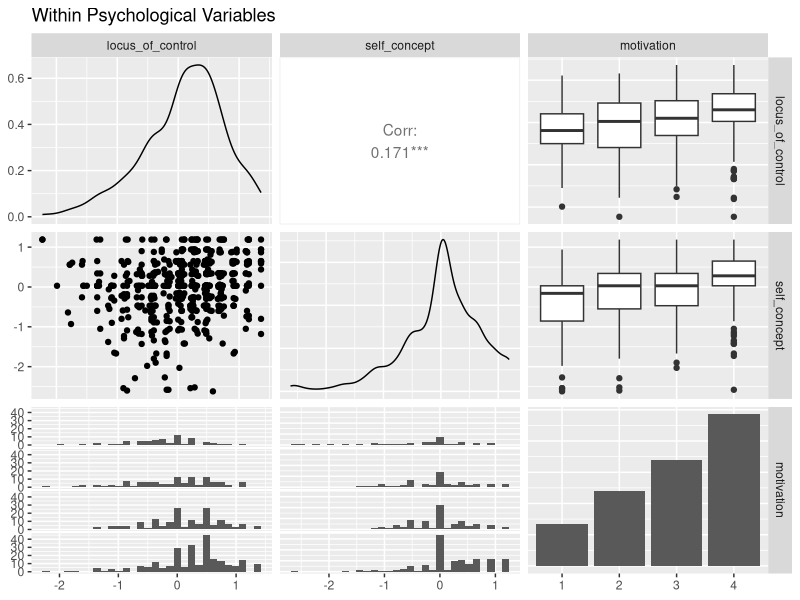
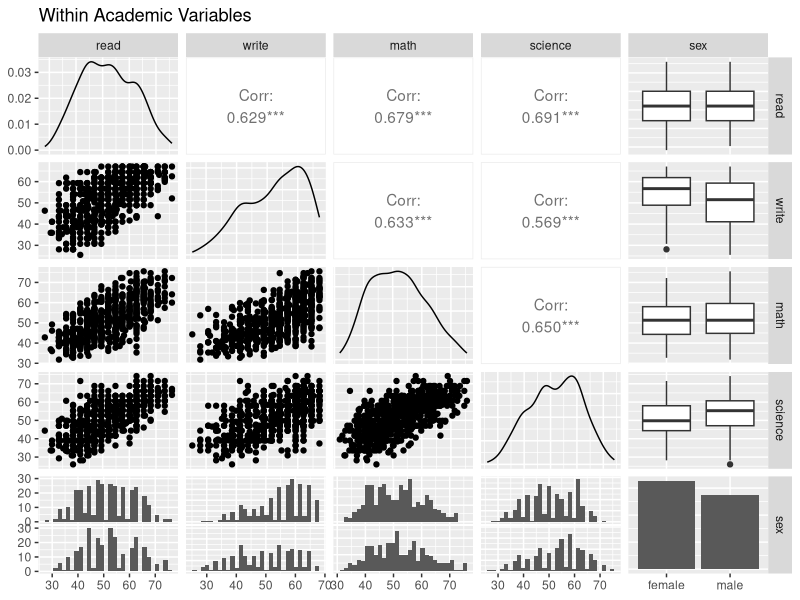
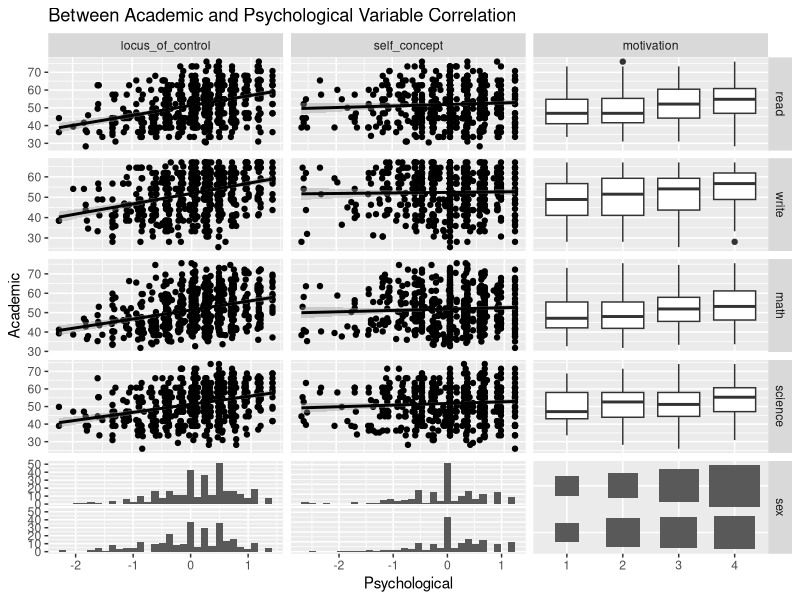
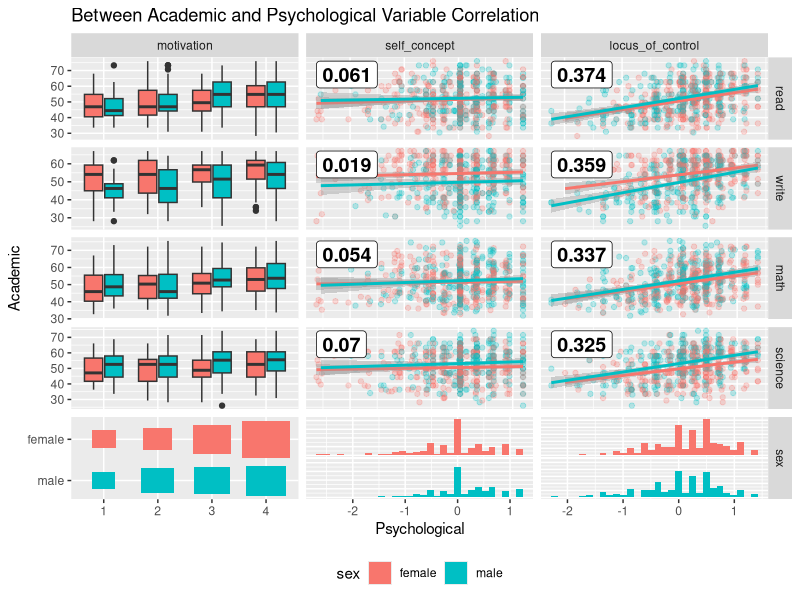
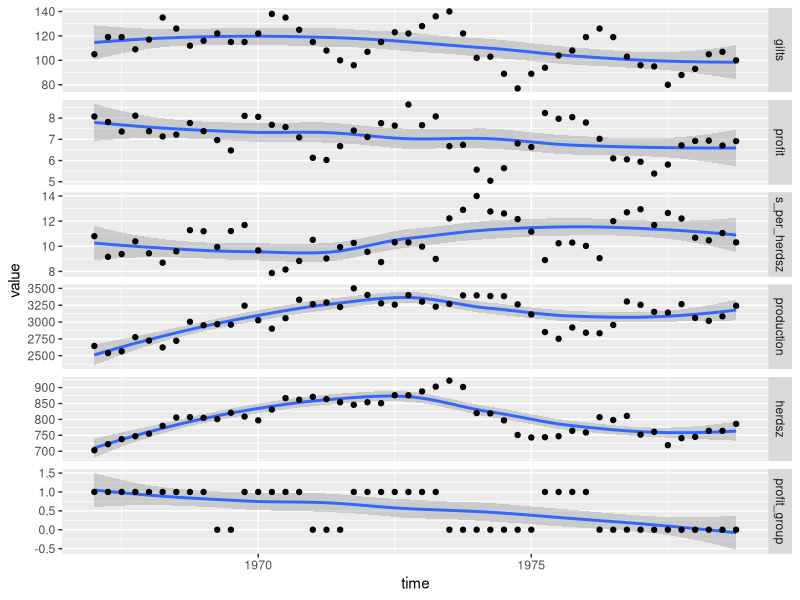
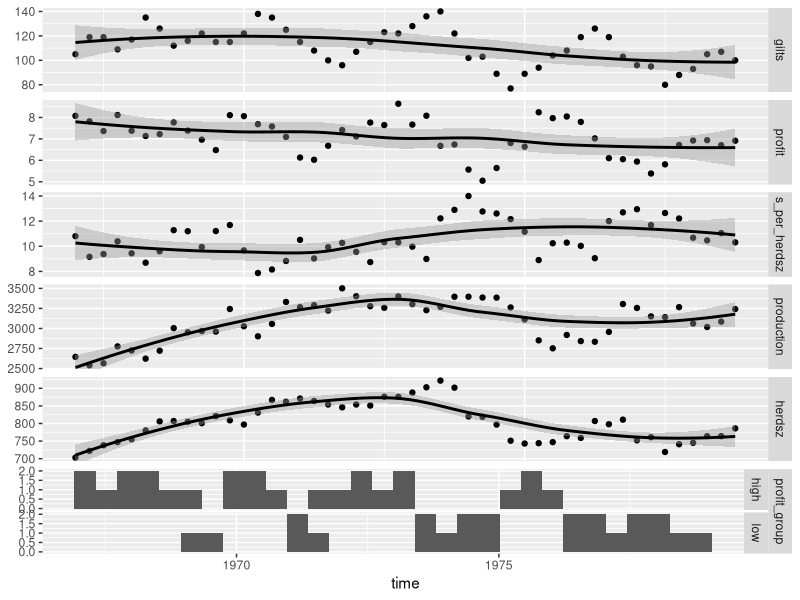
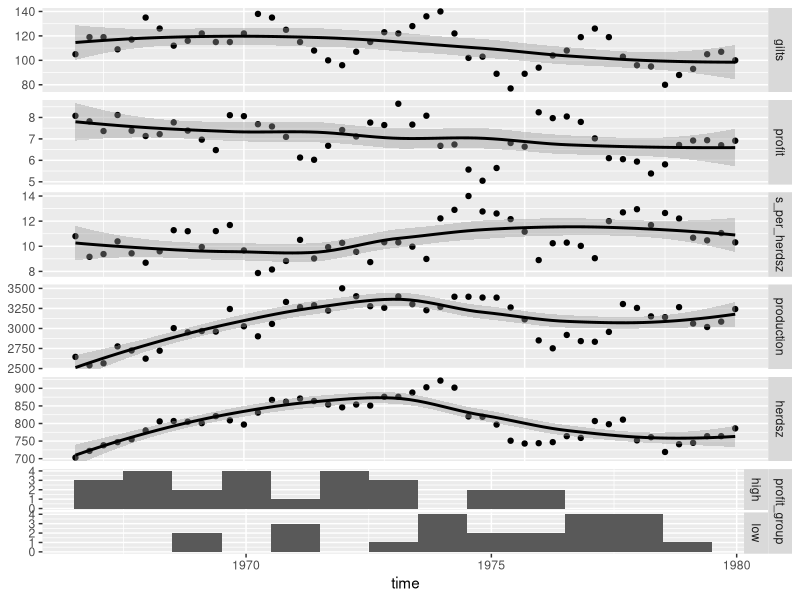
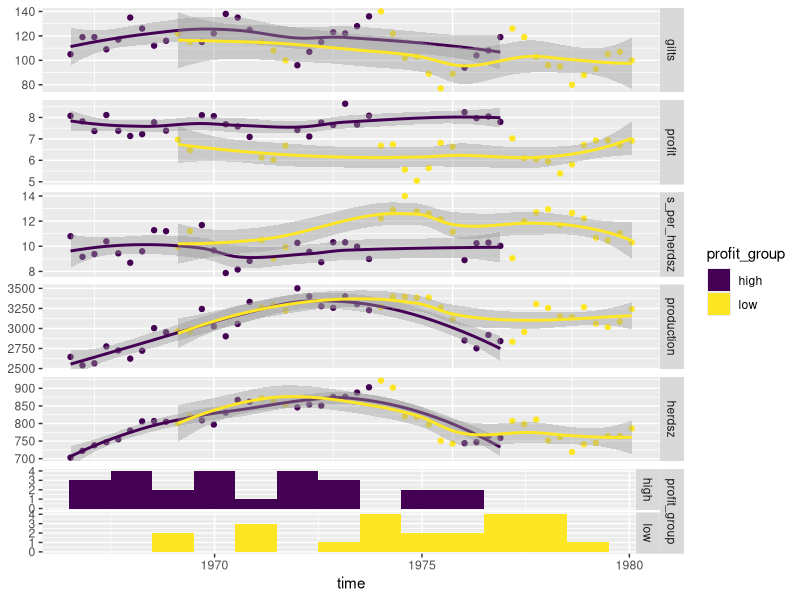

Write R code to recreate these figures, in order. (Note: this script raises an error after producing the figures.)
## ---- chunk 1
knitr::opts_chunk$set(
  collapse = TRUE,
  comment = "#>"
)
## ---- chunk 2
library(GGally)
## ---- chunk 3
data(psychademic)
str(psychademic)
(psych_variables <- attr(psychademic, "psychology"))
(academic_variables <- attr(psychademic, "academic"))

## ---- chunk 4
ggpairs(psychademic, psych_variables, title = "Within Psychological Variables")
ggpairs(psychademic, academic_variables, title = "Within Academic Variables")
## ---- chunk 5
ggduo(
  psychademic, psych_variables, academic_variables,
  types = list(continuous = "smooth_lm"),
  title = "Between Academic and Psychological Variable Correlation",
  xlab = "Psychological",
  ylab = "Academic"
)
## ---- chunk 6
lm_with_cor <- function(data, mapping, ..., method = "pearson") {
  x <- eval_data_col(data, mapping$x)
  y <- eval_data_col(data, mapping$y)
  cor <- cor(x, y, method = method)
  ggally_smooth_lm(data, mapping, ...) +
    ggplot2::geom_label(
      data = data.frame(
        x = min(x, na.rm = TRUE),
        y = max(y, na.rm = TRUE),
        lab = round(cor, digits = 3)
      ),
      mapping = ggplot2::aes(x = x, y = y, label = lab),
      hjust = 0, vjust = 1,
      size = 5, fontface = "bold",
      inherit.aes = FALSE # do not inherit anything from the ...
    )
}
ggduo(
  psychademic, rev(psych_variables), academic_variables,
  mapping = aes(color = sex),
  types = list(continuous = wrap(lm_with_cor, alpha = 0.25)),
  showStrips = FALSE,
  title = "Between Academic and Psychological Variable Correlation",
  xlab = "Psychological",
  ylab = "Academic",
  legend = c(5,2)
) +
  theme(legend.position = "bottom")
## ---- chunk 7
library(ggplot2)

data(pigs)
pigs_dt <- pigs[-(2:3)] # remove year and quarter
pigs_dt$profit_group <- as.numeric(pigs_dt$profit > mean(pigs_dt$profit))
qplot(
  time, value,
  data = reshape::melt.data.frame(pigs_dt, "time"),
  geom = c("smooth", "point")
) +
  facet_grid(variable ~ ., scales = "free_y")
## ---- chunk 8
# make the profit group as a factor value
profit_groups <- c(
  "1" = "high",
  "0" = "low"
)
pigs_dt$profit_group <- factor(
  profit_groups[as.character(pigs_dt$profit_group)],
  levels = unname(profit_groups),
  ordered = TRUE
)
ggts(pigs_dt, "time", 2:7)
# remove the binwidth warning
pigs_types <- list(
  comboHorizontal = wrap(ggally_facethist, binwidth = 1)
)
ggts(pigs_dt, "time", 2:7, types = pigs_types)
# add color and legend
pigs_mapping <- aes(color = profit_group)
ggts(pigs_dt, pigs_mapping, "time", 2:7, types = pigs_types, legend = c(6,1))
## ---- chunk 9
pm <- ggts(
  pigs_dt, pigs_mapping,
  1, 2:7,
  types = pigs_types,
  legend = c(6,1),
  columnLabelsY = c(
    "number of\nfirst birth sows",
    "sell price over\nfeed cost",
    "sell count over\nheard size",
    "meat head count",
    "breading\nheard size",
    "profit\ngroup"
  ),
  showStrips = FALSE
) +
  labs(fill = "profit group") +
  theme(
    legend.position = "bottom",
    strip.background = element_rect(
      fill = "transparent", color = "grey80"
    )
  )
pm
## ---- chunk 10
swiss <- datasets::swiss

# add a 'fake' column
swiss$Residual <- seq_len(nrow(swiss))

# calculate all residuals prior to display
residuals <- lapply(swiss[2:6], function(x) {
  summary(lm(Fertility ~ x, data = swiss))$residuals
})
# calculate a consistent y range for all residuals
y_range <- range(unlist(residuals))

# custom function to display continuous data. If the y variable is "Residual", do custom work.
lm_or_resid <- function(data, mapping, ..., line_color = "red", line_size = 1) {
  if (as.character(mapping$y) != "Residual") {
    return(ggally_smooth_lm(data, mapping, ...))
  }

  # make residual data to display
  resid_data <- data.frame(
    x = data[[as.character(mapping$x)]],
    y = residuals[[as.character(mapping$x)]]
  )

  ggplot(data = data, mapping = mapping) +
    geom_hline(yintercept = 0, color = line_color, size = line_size) +
    ylim(y_range) +
    geom_point(data = resid_data, mapping = aes(x = x, y = y), ...)

}

# plot the data
ggduo(
  swiss,
  2:6, c(1,7),
  types = list(continuous = lm_or_resid)
)

# change line to be thicker and blue and the points to be slightly transparent
ggduo(
  swiss,
  2:6, c(1,7),
  types = list(
    continuous = wrap(lm_or_resid,
      alpha = 0.7,
      line_color = "blue",
      line_size = 3
    )
  )
)
